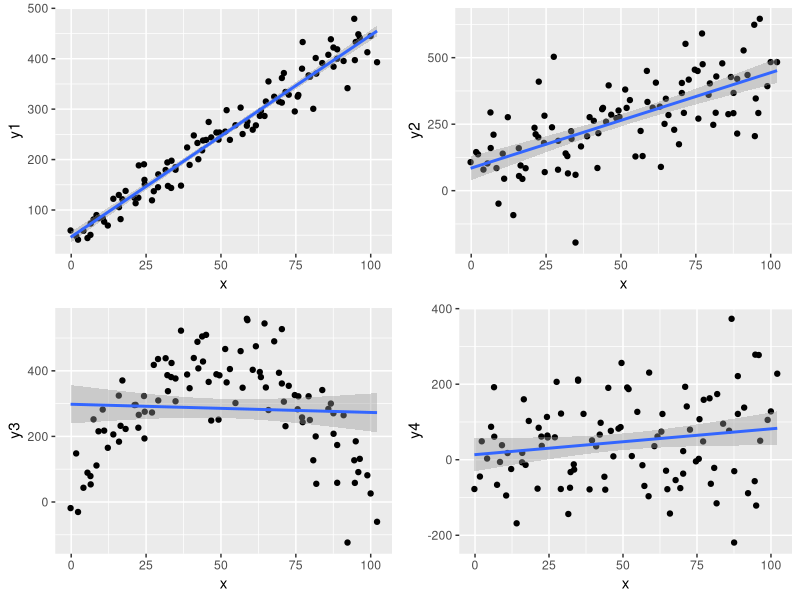

This figure's R source: (Note: this script raises an error after producing the figure.)
## ---- chunk 1
library(MASS)
library(tidyverse)
library(stringr)
library(ggplot2)
library(GGally)
library(sn)
library(gridExtra)
library(Hmisc)
library(broom)
library(car)
library(corrplot)

knitr::opts_chunk$set(results = 'hold')
## ---- chunk 2
set.seed(1234)
x <- 1:100
df <- data.frame(x = x + rnorm(100),
                 y1 = 4 * x + 20 + rnorm(100, 25, 25),
                 y2 = 4 * x + 20 + rnorm(100, 25, 120),
                 y3 = -(x-50)^2/6 + 400 + rnorm(100, 25, 75), 
                 y4 = 0.1 * x + 20 + rnorm(100, 25, 100))
df <- sample_n(df, 100)
write.csv(df, file = "linreg_podaci.csv", row.names = F)

## ---- chunk 3
# u varijablu `df` učitajte podatke iz datoteke `podaci1.csv`
# proučite učitani podatkovni okvir
head(df)
summary(df)

# nacrtajte točkaste grafove odnosa varijable 
# x sa svakom pojedinom varijablom y iz gornjeg podatkovnog okvira
# svakom grafu dodajte i geometriju zaglađivanja, metoda `lm`
g1 <- ggplot(df, aes(x = x, y = y1)) + geom_point() + geom_smooth(method = lm)
g2 <- ggplot(df, aes(x = x, y = y2)) + geom_point() + geom_smooth(method = lm)
g3 <- ggplot(df, aes(x = x, y = y3)) + geom_point() + geom_smooth(method = lm)
g4 <- ggplot(df, aes(x = x, y = y4)) + geom_point() + geom_smooth(method = lm)

grid.arrange(g1, g2, g3, g4, nrow = 2, ncol = 2)

# odgovorite na pitanja:
# na kojim grafovima uočavate moguću linearnu povezanost varijabli?
# koji graf predočava nelinearnu povezanost?
# za koji graf biste mogli reći da su varijable nezavisne?
print("Linearna povezanost: g1, g2")
print("Nelinearna povezanost: g3")
print("Nezavisne varijable: g4")

## ---- chunk 4
# za svaki graf iz prethodnog zadatka izračunajte i ispišite
# koeficijent korelacije između prikazanih varijabl (funkcija `cor`)
cor(x = df$x, df$y1)
cor(x = df$x, df$y2)
cor(x = df$x, df$y3)
cor(x = df$x, df$y4)

cor(df)
## ---- chunk 5
# uz pomoć funkcije `lm` stvorite linearni model podataka iz tablice `df`
# gdje je `x` ulazna a `y1` izlazna varijabla
# rezultat spremite u varijablu `linMod`
linMod <- lm(y1 ~ x, data = df)

# ispišite varijablu `linMod`
linMod
## ---- chunk 6
# izvršite funkciju `summary` nad linearnim modelom `linMod`
summary(linMod)
## ---- chunk 7
# sljedeći vektor prikazuje "nove" vrijednosti ulazne varijable `x`
novi_x <- c(-5, 10, 50, 102)

# stvorite i ispišite predikcije za gornji vektor pomoću 
# funkcije `predict` i linearnog modela `linMod`inearnog modela `linMod`
# pripazite da nove podatke šaljete u obliku podatkovnog okvira
predict(linMod, data.frame(x = novi_x))


# izračunajte predikcije "ručno", korištenjem jednadžbe pravca
# i dobivenih koeficijenata linearnog modela
coef(linMod)[1] + novi_x * coef(linMod)[2]


## ---- chunk 8
# primjenite funkciju `augment` nad linearnim modelom `linMod`
# rezultantni podatkovni okvir pohranite u varijablu `predikcije`

# proučite prvih nekoliko redaka okvira `predikcije`

## ---- chunk 9
# uz pomoć podatkovnog okvira `predikcije`
# stvorite točkasti graf predikcija i std. reziduala
# na grafu nacrtajte i horizontalnu liniju koja prolazi kroz nulu

# stvorite graf gustoće razdiobe standardnih reziduala
# koristite geometriju `geom_density`

# stvorite kvantil-kvantil graf std. reziduala
# koristite geometriju `geom_qq`
# reziduale postavite na estetiku `sample` (ne `x`!)

## ---- chunk 10
set.seed(1234)
x <- c(rep('A', 48), rep('B', 52))
df <- data.frame(x = x,
                 y = 50*(x=='B') + rnorm(100, 25, 10))
df <- sample_n(df, 100)
write.csv(df, file = "podaci2.csv", row.names = F)
## ---- chunk 11
# u varijablu `df` učitajte podatke iz datoteke `podaci2.csv`
# proučite učitani podatkovni okvir
df <- read.csv("podaci2.csv")
head(df)
# nacrtajte točkasti graf ovisnosti varijable `y` o varijabli `x`
ggplot(df, aes(x = x, y = y)) + geom_point()
## ---- chunk 12
# uz pomoć funkcije `lm` stvorite linearni model podataka iz tablice `df`
# gdje je `x` ulazna a `y` izlazna varijabla
# rezultat spremite u varijablu `linMod`
linMod <- lm(formula = y ~ x, data = df)
summary(linMod)
## ---- chunk 13
data(mtcars)
# faktoriziramo stupce  `vs` i `am`
cols <- c("vs", "am")
mtcars[, cols] <- lapply(mtcars[, cols], factor)

glimpse(mtcars)
## ---- chunk 14
# uz pomoć funkcije `lm` stvorite linearni model podataka iz tablice `mtcars`
# koristite varijable `am`,  `cyl` i `wt` kao ulaz
# i varijablu `mpg` kao izlay
linMod <- lm(mpg ~ am + cyl + wt, mtcars)

# proučite sažetak modela
summary(linMod)
## ---- chunk 15
# u podatkovni okvir `mtcarsNumInputs` ubacite sve numeričke
# varijable podatkovnog okvira `mtcars` osim ciljne varijable `mpg`

# uz pomoć funkcije `cor` ispišite korelacijsku matricu
# numeričkih stupaca okvira `mtcarsNumInputs`

# proslijedite taj okvir funkciji `ggpairs` paketa `GGally`



## ---- chunk 16
# učitajte paket `corrplot` (instalirajte ako je potrebno)
# pozovite funkciju `corrplot` kojoj ćete proslijediti korelacijski matricu
# stupaca okvira `mtcarsNumInputs`
## ---- chunk 17
# istrenirajte linearni model `lm_sve` koja za okvir `mtcars`
# gleda ovisnost varijable `mpg` o svim ostalim varijablama
#
# navedeni model proslijedite funkciji `vif` paketa `cars` i ispišite rezultat
## ---- chunk 18
# trenirajte sljedeće linearne modele:
#  `lm1` - `mpg` u ovisnosti o `disp`
#  `lm2` - `mpg` u ovisnosti o `wt`
#  `lm3` - `mpg` u ovisnosti o `disp` i `wt`

#
# proučite sažetke dobivenih linearnih modela,
# poglavito t-vrijednosti parametara i prilagođenu R-kvadrat mjeru

## ---- chunk 19
library(MASS) # ako je potrebno

# stvaramo "potpuni" i "prazni" model 
lm_sve <- lm(mpg ~ ., data = mtcars)   
lm_prazan <- lm(mpg ~ 1, data = mtcars)

# pogledajte sažetke gornjih modela kako bi 
# dobili dojam kako rade "ekstremi"

print("LM_SVE")
summary(lm_sve)
print("LM_PRAZAN")
summary(lm_prazan)


# uz pomoć funkcije `stepAIC` stvorite modele `lm1` i `lm2` 
# na sljedeći način
# `lm1` - nastaje selekcijom "unatrag" od punog modela
#         (parametar direction = "backward")
# `lm2` - nastaje selekcijom "unaprijed" od praznog modela
#         (parametri direction = "forward" , 
#         scope = list(upper = lm_sve, lower = lm_prazan))
#
# proučite sažetke dobivenih modela

lm1 <- stepAIC(lm_sve, direction = "backward")
summary(lm1)
print("====================================")
print("====================================")
print("====================================")
lm2 <- stepAIC(lm_prazan, direction = "forward", scope = list(upper = lm_sve, lower = lm_prazan))
summary(lm2)
